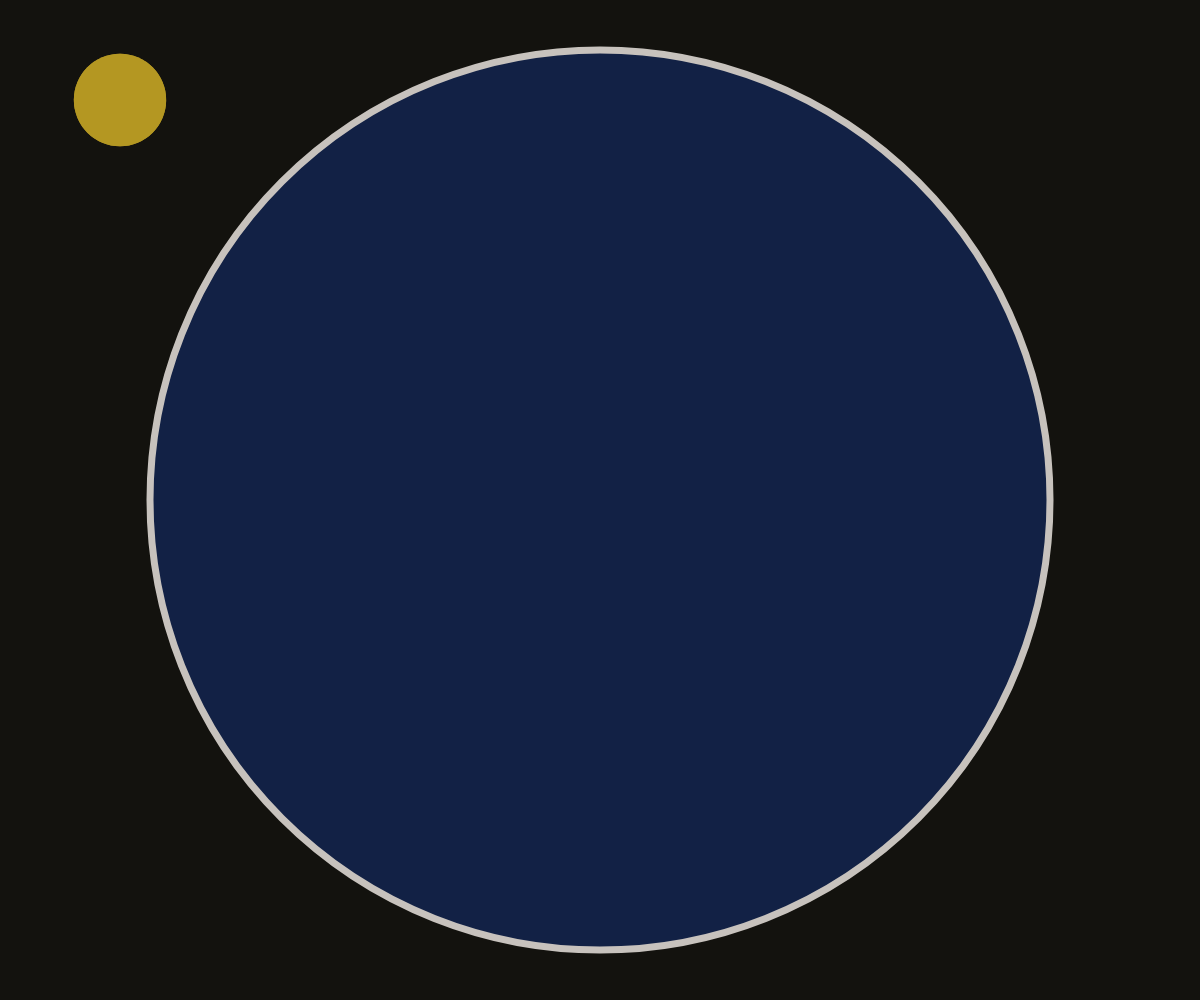
Frame 1 (no input)
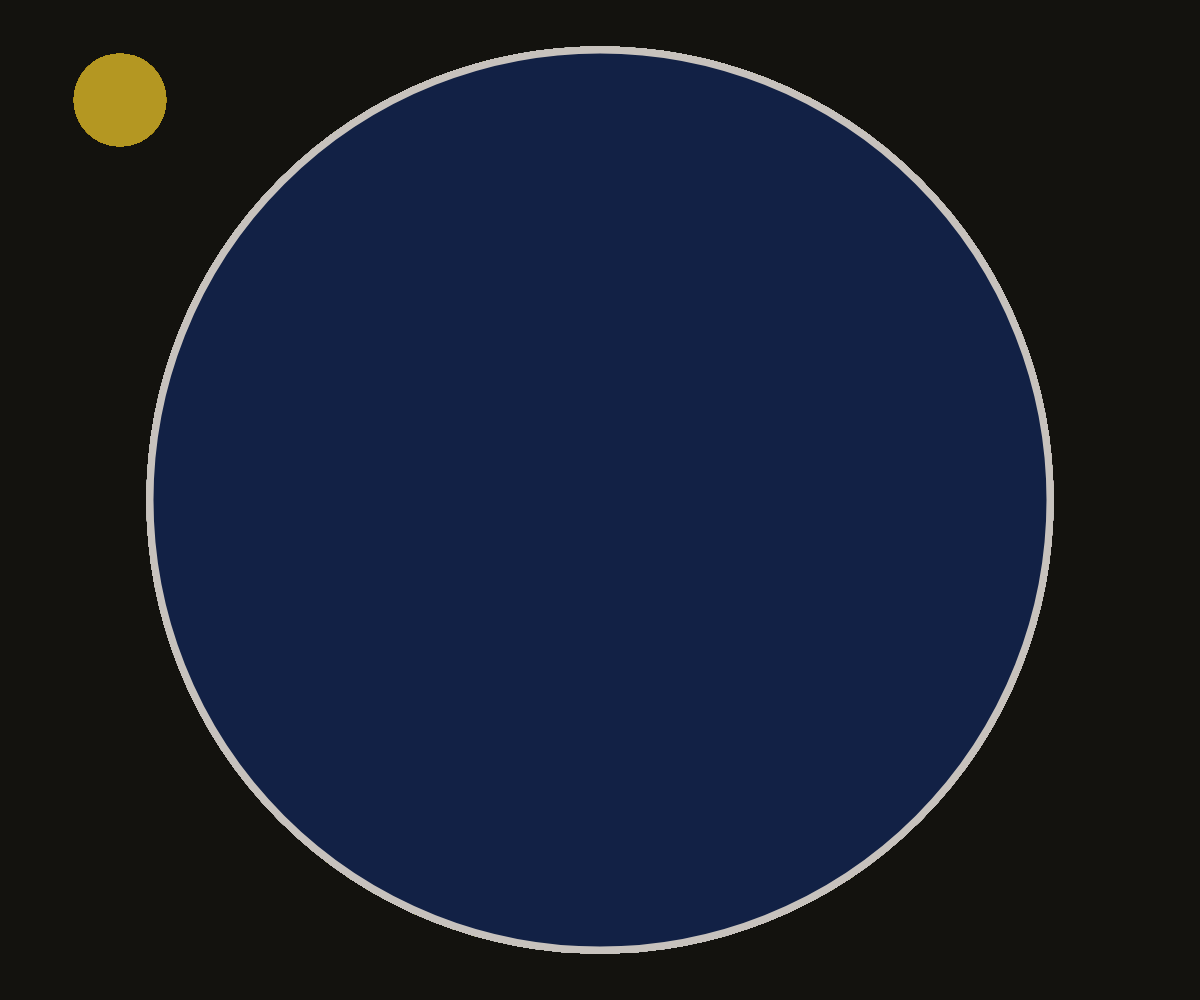
Frame 60 (no input)
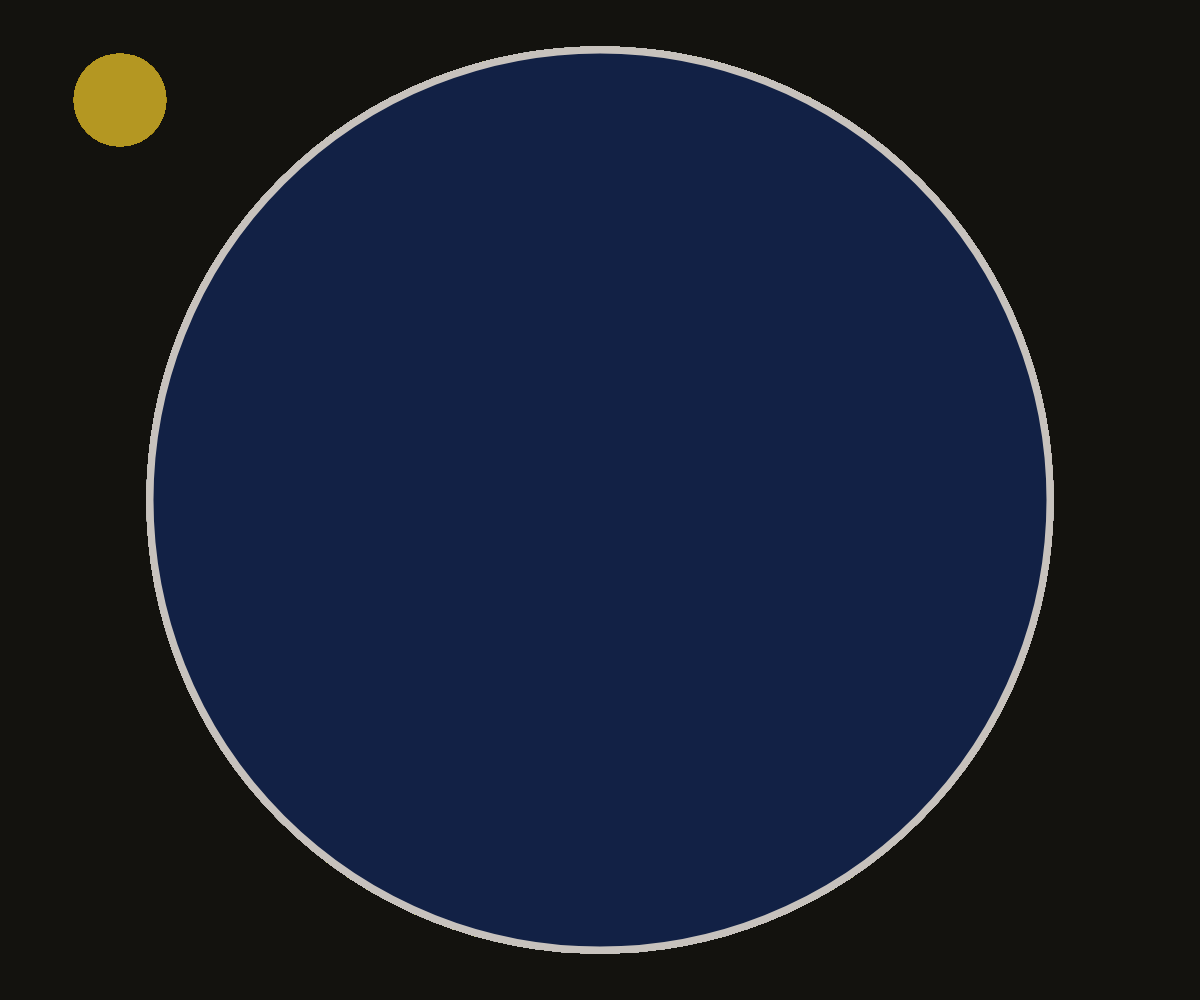
Frame 120 (the mouse pressed at the canvas centre since frame 60)

The p5.js sketch that drew these frames (run headless with seeded random() and noise() and a simulated clock; from frame 60 on, the mouse is pressed at the canvas centre):

// p5.js sketch
// ── sketch.js
new p5();

let w = windowWidth;
let h = windowHeight;
  

function setup() {
  let w = windowWidth;
  let h = windowHeight;
  
  createCanvas(windowWidth, windowHeight);
  background(19, 18, 14);
}

function draw() {
  
  
  fill(18, 33, 69);
  strokeWeight(7);
  stroke(199, 194, 189);
  circle(w/2, h/2, 3*w/4);
  
  fill(180, 151, 34);
  noStroke();
  circle(w/2-w/10*4, h/2-h/10*4, w/13);
  
  fill(180, 151, 34);
  noStroke();
  circle(w/2-w/10*4, h/2-h/10*4, w/13);
  
  
  // print(mouseX, mouseY)
}
